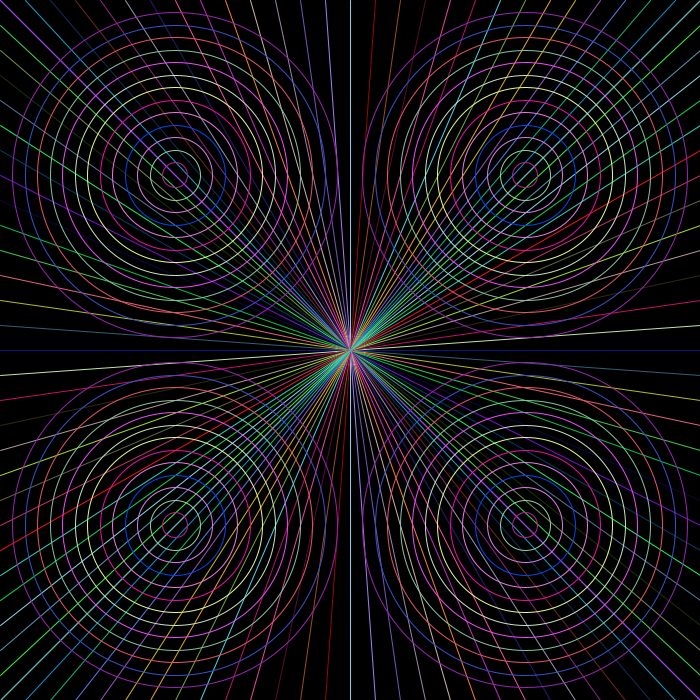
Frame 1 (no input)
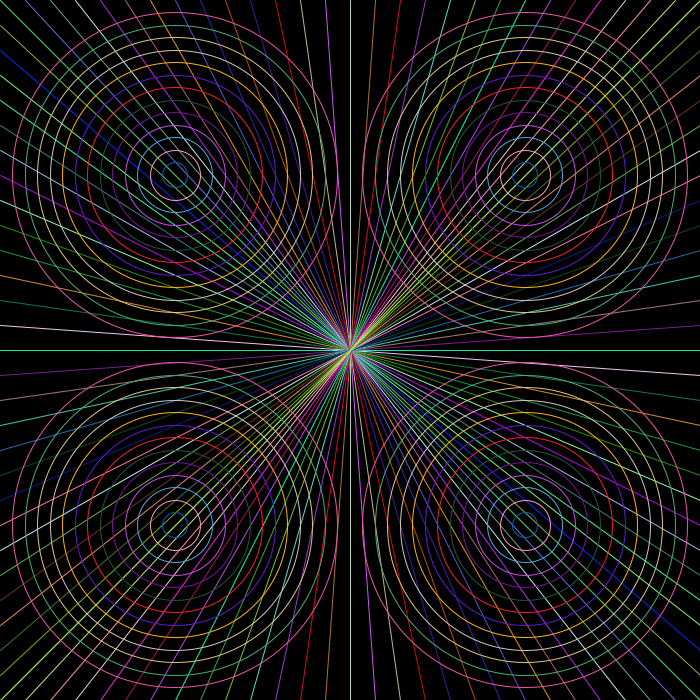
Frame 60 (the mouse pressed at the canvas centre just before this capture)
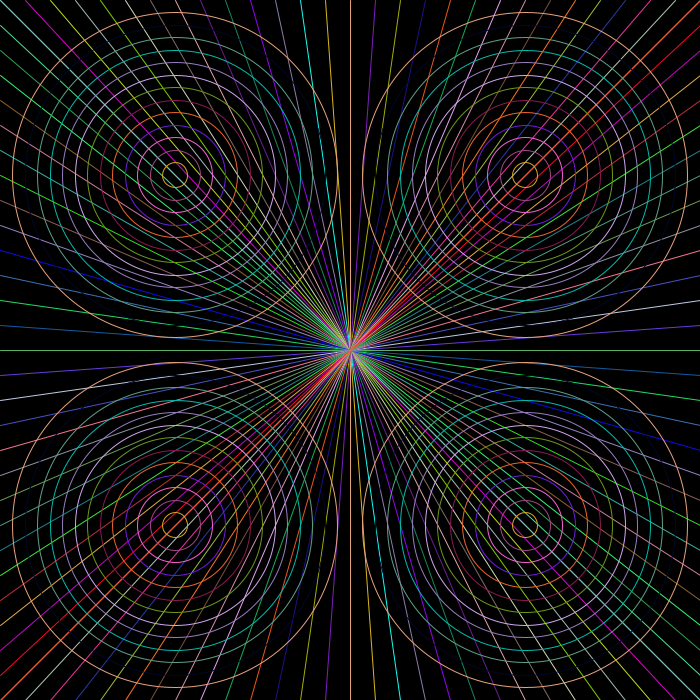
Frame 120 (the mouse held since frame 60 and released just before this capture)

The Processing sketch that drew these frames (run headless with seeded random() and noise(); from frame 60 on, the mouse is pressed at the canvas centre):

// Processing sketch: Assignment1
// ── Assignment1.pde
void setup()
{
  size(700, 700);
  centX = width / 2;
  centY = height / 2;
}

int centX, centY;
int gap = 25;

void draw()
{
  background(0);

  for (int y = 0 ; y <= height ; y += gap)
  {
    stroke(random(0, 255), random(0, 255), random(0, 255));
    line(0, y, width, height - y);
  }
  for (int x = 0 ; x <= width ; x += gap)
  {
    stroke(random(0, 255), random(0, 255), random(0, 255));
    line(x, 0, width - x, height);
  }
  
  for(int radius = 0 ; radius < centX ; radius += gap)
  {
    stroke(random(0, 255), random(0, 255), random(0, 255));
    fill(0,0,0,0);
    ellipse(centX / 2, centY / 2, radius, radius);
    ellipse(centX * 1.5f, centY / 2, radius, radius);
    ellipse(centX / 2, centY * 1.5f, radius, radius);
    ellipse(centX * 1.5f, centY * 1.5f, radius, radius);    
  }
}
